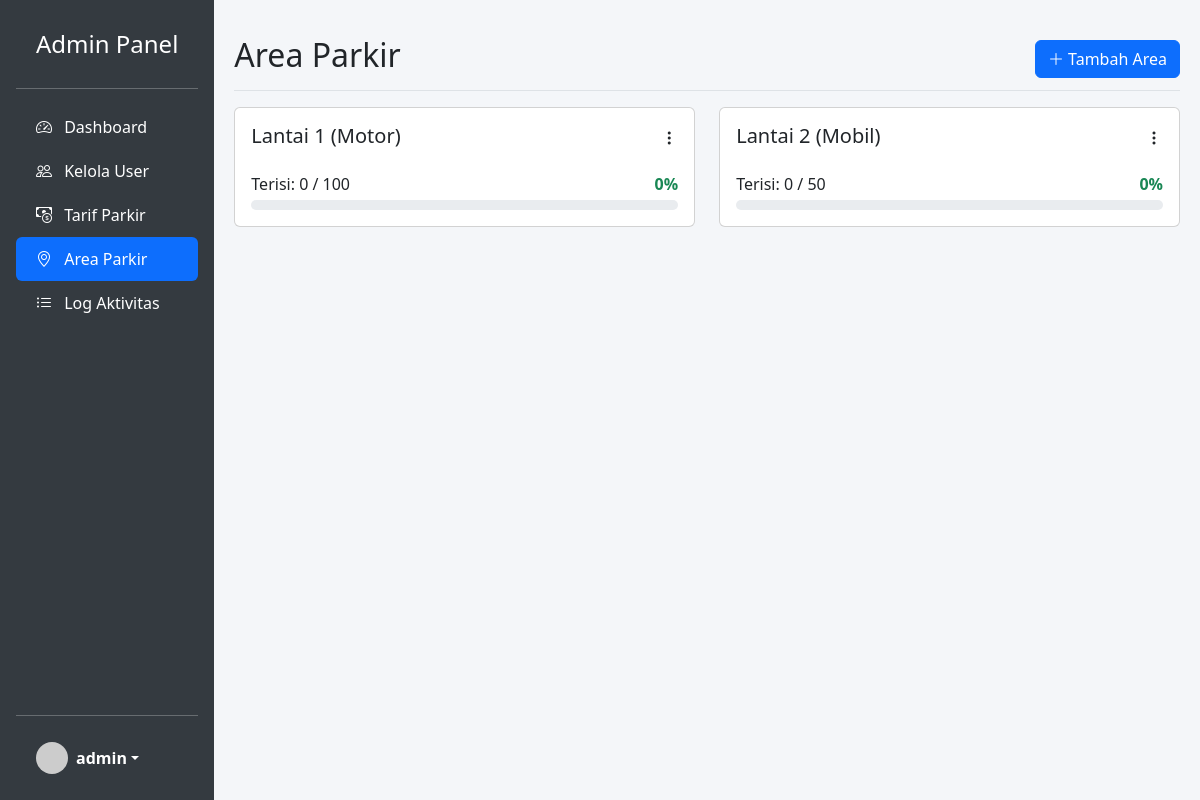
Screenshot of /admin/area.php (signed in) with the database file from the repository.
### tables this page shows
CREATE TABLE `area_parkir` (
  `id_area` int(11) NOT NULL AUTO_INCREMENT,
  `nama_area` varchar(50) NOT NULL,
  `kapasitas` int(11) NOT NULL,
  `terisi` int(11) NOT NULL DEFAULT 0,
  PRIMARY KEY (`id_area`)
);

### config/koneksi.php (called while the page is built, shortened)
<?php
$hostname = 'localhost';
$username = 'root';
$password = '';
$database = 'db_parkir_ukk';
$koneksi = mysqli_connect($hostname, $username, $password, $database);
function query($query) {
    global $koneksi;
    $result = mysqli_query($koneksi, $query);
    $rows = [];
    while ($row = mysqli_fetch_assoc($result)) {
        $rows[] = $row;
    }
    return $rows;
}
?>

### admin/area.php (the view, shortened to what this page needs)
<?php include 'header.php'; ?>
<div class="d-flex justify-content-between flex-wrap flex-md-nowrap align-items-center pt-3 pb-2 mb-3 border-bottom">
    <h1 class="h2">Area Parkir</h1>
    <button type="button" class="btn btn-primary" data-bs-toggle="modal" data-bs-target="#areaModal">
        <i class="bi bi-plus-lg"></i> Tambah Area
    </button>
</div>
<div class="row">
    <?php
    $areas = query("SELECT * FROM area_parkir");
    foreach ($areas as $a) :
        $persen = ($a['kapasitas'] > 0) ? round(($a['terisi'] / $a['kapasitas']) * 100) : 0;
    ?>
    <div class="col-md-6 mb-4">
        <div class="card h-100">
            <div class="card-body">
                <div class="d-flex justify-content-between">
                    <h5 class="card-title"><?= $a['nama_area'] ?></h5>
                    <div class="dropdown">
                        <button class="btn btn-link text-dark p-0" data-bs-toggle="dropdown"><i class="bi bi-three-dots-vertical"></i></button>
                    </div>
                </div>
                <div class="mt-3">
                    <div class="d-flex justify-content-between mb-1">
                        <span>Terisi: <?= $a['terisi'] ?> / <?= $a['kapasitas'] ?></span>
                        <span class="fw-bold <?= ($persen >= 90) ? 'text-danger' : 'text-success' ?>"><?= $persen ?>%</span>
                    </div>
                    <div class="progress" style="height: 10px;">
                    </div>
                </div>
            </div>
        </div>
    </div>
    <?php endforeach; ?>
</div>
<?php include 'footer.php'; ?>

### assets/css/style.css (style rules this page uses)
body { background-color: #f4f6f9; font-family: 'Segoe UI', Tahoma, Geneva, Verdana, sans-serif; }

### rows the page displays
area_parkir: nama_area "Lantai 1 (Motor)", terisi "0", kapasitas "100"
area_parkir: nama_area "Lantai 2 (Mobil)", terisi "0", kapasitas "50"

### other values shown
$user_active['username'] "admin"
